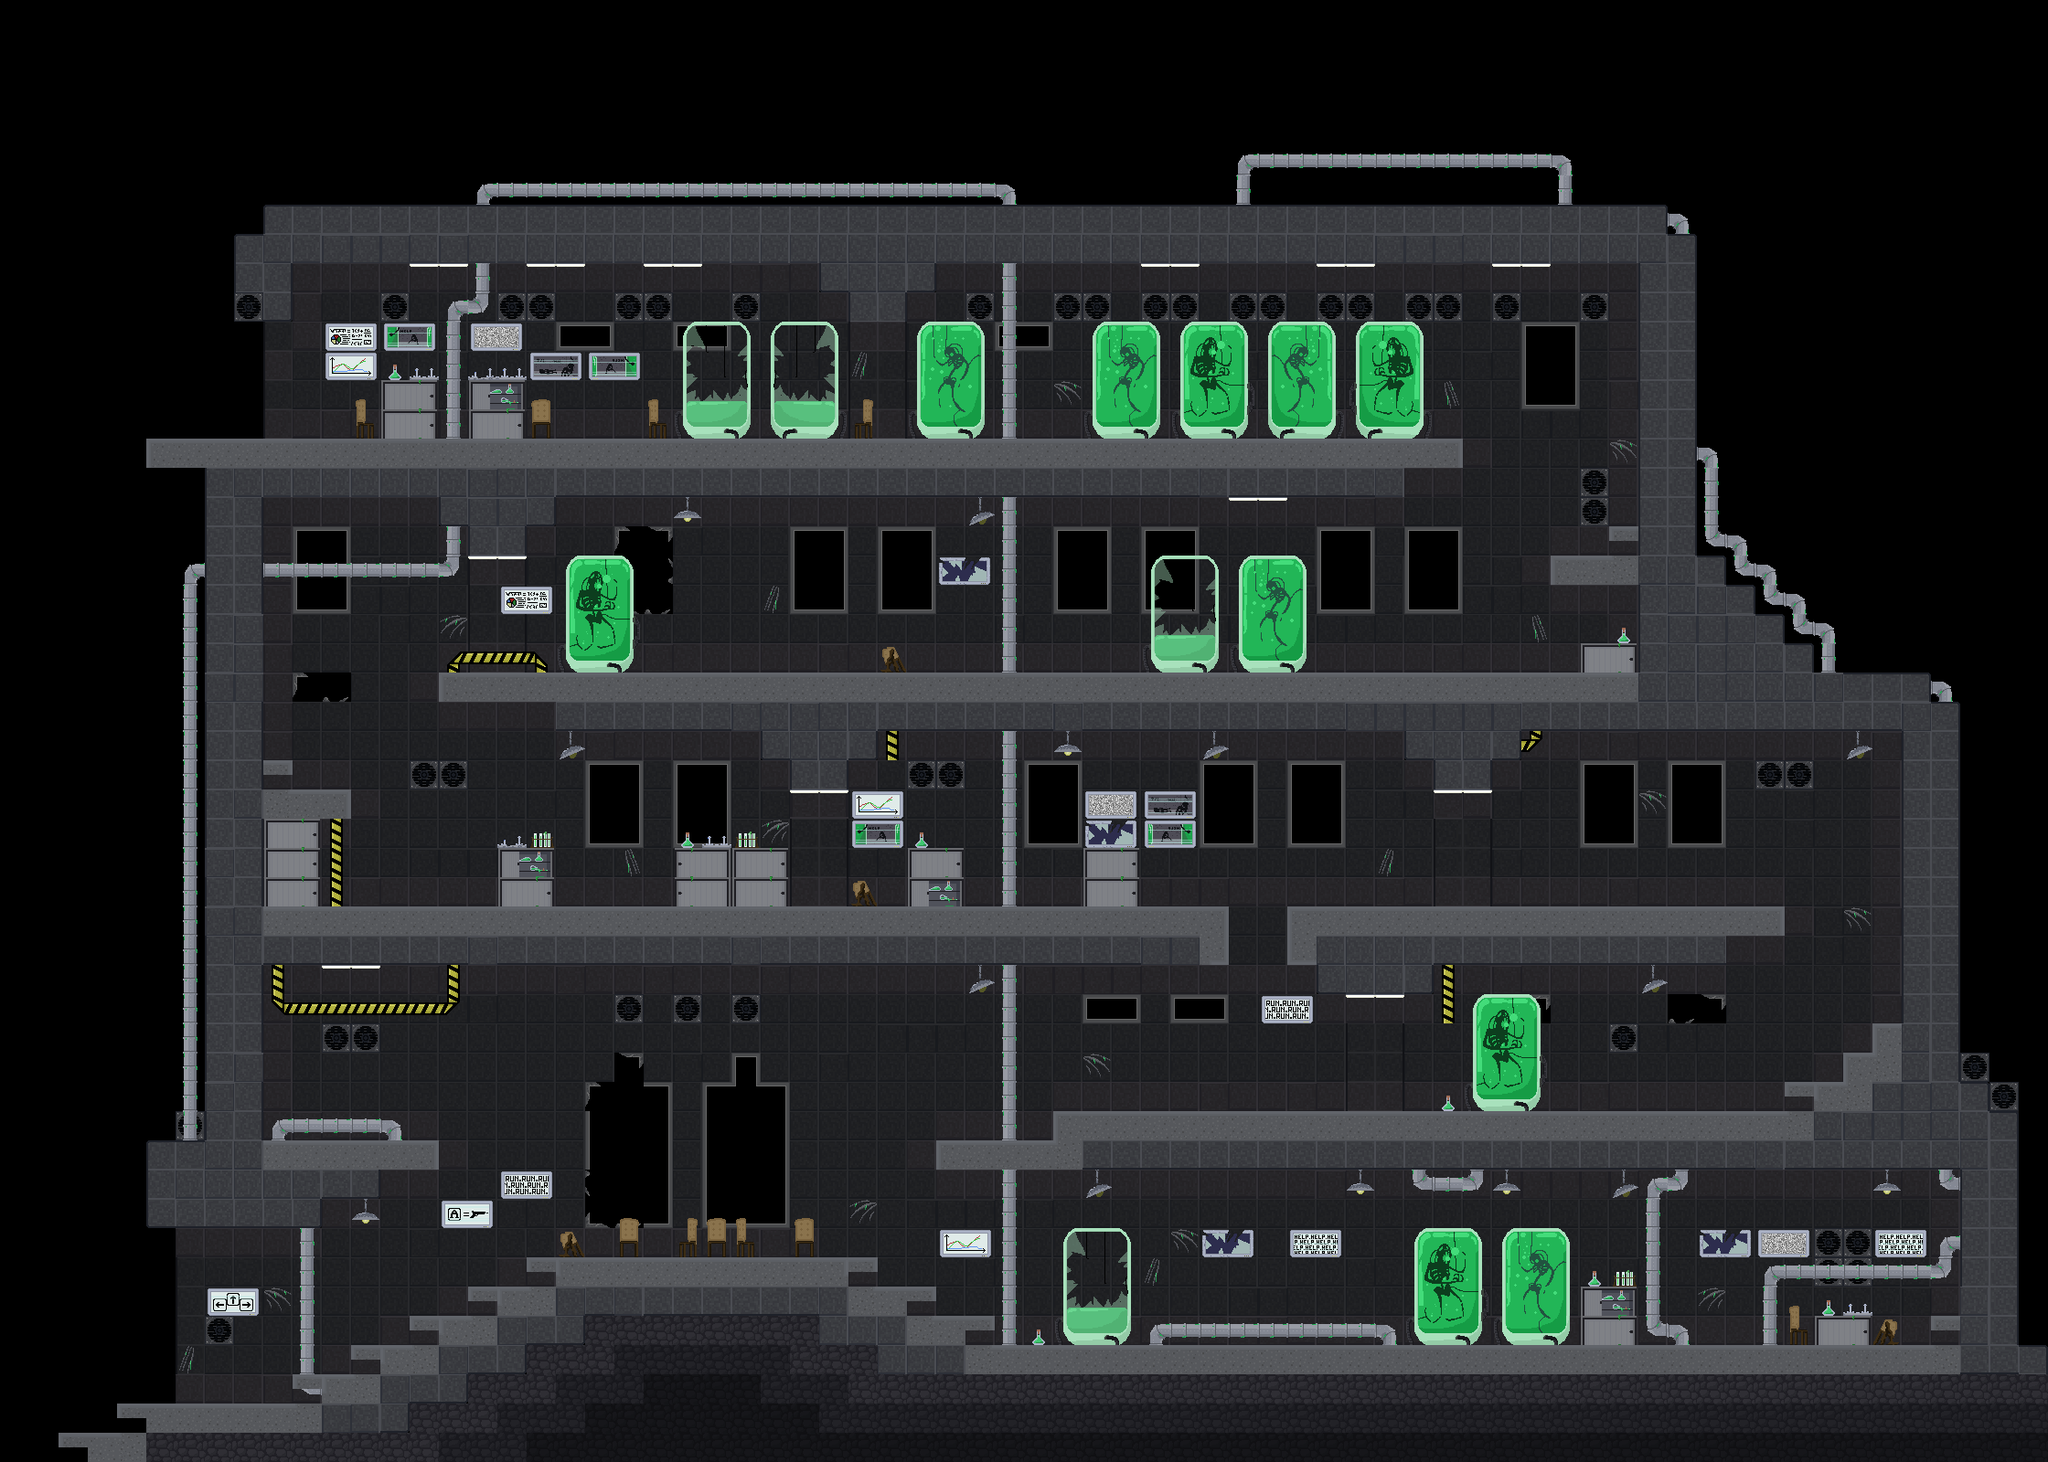

A level layout from a 2D game, rendered from its tile map. Below: a short description, then the map file with tile-grid data replaced by summaries:
An orthogonal 70x50 tile map with 32x32 px tiles, 5 tile layers (derriere, derriere2, physique, escalier, ...) and 67 objects.

<map version="1.4" tiledversion="1.4.2" orientation="orthogonal" renderorder="right-down" width="70" height="50" tilewidth="32" tileheight="32" infinite="0" nextlayerid="19" nextobjectid="237">
 <tileset firstgid="1" name="tilesetexperiences_01" tilewidth="32" tileheight="32" tilecount="120" columns="12">
  <image source="tilesetexperiences_01.png" width="384" height="320" />
 </tileset>
 <layer id="2" name="derriere" width="70" height="50">
  <data>[3500 cells, 1954 non-empty, 19 distinct tile ids]</data>
 </layer>
 <layer id="7" name="derriere2" width="70" height="50">
  <data>[3500 cells, 785 non-empty, 83 distinct tile ids]</data>
 </layer>
 <layer id="1" name="physique" width="70" height="50">
  <data>[3500 cells, 942 non-empty, 13 distinct tile ids]</data>
 </layer>
 <layer id="11" name="escalier" width="70" height="50">
  <data>[3500 cells, 14 non-empty, 1 distinct tile ids]</data>
 </layer>
 <layer id="4" name="devant" width="70" height="50">
  <data>[3500 cells, 0 non-empty, 0 distinct tile ids]</data>
 </layer>
 <objectgroup id="3" name="kevin">
  <object id="34" gid="10" x="851.5" y="1280.5" width="32" height="32" />
  <object id="42" gid="10" x="1376" y="1373.33" width="32" height="32" />
  <object id="155" gid="10" x="1646" y="1370" width="32" height="32" />
  <object id="156" gid="10" x="1366" y="1102" width="32" height="32" />
  <object id="161" gid="10" x="1734" y="454" width="32" height="32" />
  <object id="172" gid="10" x="596" y="866.667" width="32" height="32" />
  <object id="173" gid="10" x="1214.67" y="596" width="32" height="32" />
  <object id="174" gid="10" x="1320" y="597.333" width="32" height="32" />
  <object id="175" gid="10" x="764" y="332" width="32" height="32" />
  <object id="176" gid="10" x="1234.67" y="869.333" width="32" height="32" />
 </objectgroup>
 <objectgroup id="5" name="bryan">
  <object id="163" gid="8" x="1538" y="599" width="32" height="32" />
  <object id="164" gid="8" x="426" y="857" width="32" height="32" />
  <object id="165" gid="8" x="978" y="869" width="32" height="32" />
  <object id="216" gid="8" x="1980.67" y="1368" width="32" height="32" />
  <object id="217" gid="8" x="1717.33" y="1094.67" width="32" height="32" />
  <object id="230" gid="8" x="1866.67" y="1094.67" width="32" height="32" />
  <object id="231" gid="10" x="1678.67" y="861.333" width="32" height="32" />
 </objectgroup>
 <objectgroup id="6" name="oscar">
  <object id="167" gid="9" x="963" y="600" width="32" height="32" />
  <object id="168" gid="9" x="1097" y="347" width="32" height="32" />
  <object id="170" gid="9" x="1077" y="1116" width="32" height="32" />
 </objectgroup>
 <objectgroup id="16" name="shlagos">
  <object id="205" gid="85" x="2083" y="1387.67" width="32" height="32" />
  <object id="228" gid="85" x="300" y="933.333" width="32" height="32" />
  <object id="229" gid="85" x="305.333" y="1161.33" width="32" height="32" />
 </objectgroup>
 <objectgroup id="8" name="light">
  <object id="44" gid="41" x="384" y="1352.5" width="32" height="32" />
  <object id="46" gid="41" x="1471.5" y="1320.5" width="32" height="32" />
  <object id="47" gid="41" x="2047.5" y="1320.5" width="32" height="32" />
  <object id="57" gid="41" x="895" y="883" width="32" height="32" />
  <object id="101" gid="41" x="355.273" y="1074.91" width="32" height="32" />
  <object id="104" gid="41" x="1151" y="837" width="32" height="32" />
  <object id="114" gid="41" x="1632" y="1318" width="32" height="32" />
  <object id="118" gid="41" x="735" y="580" width="32" height="32" />
  <object id="151" gid="41" x="1584" y="885.333" width="32" height="32" />
  <object id="152" gid="41" x="1488" y="1109.33" width="32" height="32" />
 </objectgroup>
 <objectgroup id="15" name="screenlight" visible="0">
  <object id="188" gid="41" x="235" y="1441" width="32" height="32" />
  <object id="189" gid="41" x="495" y="1339" width="32" height="32" />
  <object id="190" gid="41" x="562" y="1313" width="32" height="32" />
  <object id="191" gid="41" x="1038" y="1375" width="32" height="32" />
  <object id="192" gid="41" x="1935" y="1376" width="32" height="32" />
  <object id="193" gid="41" x="2062" y="1374" width="32" height="32" />
  <object id="194" gid="41" x="366.5" y="397" width="32" height="32" />
  <object id="202" gid="41" x="526" y="384.667" width="32" height="32" />
  <object id="235" gid="41" x="1202.5" y="899" width="32" height="32" />
  <object id="236" gid="41" x="945" y="900" width="32" height="32" />
 </objectgroup>
 <objectgroup id="13" name="greenlight">
  <object id="122" gid="41" x="1360" y="565.333" width="32" height="32" />
  <object id="123" gid="41" x="464" y="310.667" width="32" height="32" />
  <object id="125" gid="41" x="720" y="309.333" width="32" height="32" />
  <object id="126" gid="41" x="1265.33" y="309.333" width="32" height="32" />
  <object id="127" gid="41" x="1457.33" y="309.333" width="32" height="32" />
  <object id="128" gid="41" x="1646.67" y="308" width="32" height="32" />
 </objectgroup>
 <objectgroup id="12" name="clignot">
  <object id="94" gid="41" x="1762" y="1319" width="32" height="32" />
  <object id="100" gid="41" x="1185.33" y="1318.33" width="32" height="32" />
  <object id="102" gid="41" x="379.273" y="1075.64" width="32" height="32" />
  <object id="103" gid="41" x="1057.33" y="1094.67" width="32" height="32" />
  <object id="105" gid="41" x="1313" y="840" width="32" height="32" />
  <object id="109" gid="41" x="1793" y="1099" width="32" height="32" />
  <object id="112" gid="41" x="539" y="644.75" width="32" height="32" />
 </objectgroup>
 <objectgroup id="14" name="cuvelight">
  <object id="139" gid="41" x="1022.67" y="434.667" width="32" height="32" />
  <object id="140" gid="41" x="1214.67" y="433.333" width="32" height="32" />
  <object id="141" gid="41" x="1312" y="429.333" width="32" height="32" />
  <object id="142" gid="41" x="1408" y="429.333" width="32" height="32" />
  <object id="143" gid="41" x="1504" y="428" width="32" height="32" />
  <object id="144" gid="41" x="1374.67" y="688" width="32" height="32" />
  <object id="145" gid="41" x="638.333" y="686" width="32" height="32" />
  <object id="146" gid="41" x="1630.67" y="1166.67" width="32" height="32" />
  <object id="148" gid="41" x="1568" y="1421.33" width="32" height="32" />
  <object id="149" gid="41" x="1668" y="1421.33" width="32" height="32" />
 </objectgroup>
 <objectgroup id="17" name="mk">
  <object id="227" gid="51" x="223.5" y="348.5" width="32" height="32" />
 </objectgroup>
 <objectgroup id="18" name="mkbulle" />
</map>